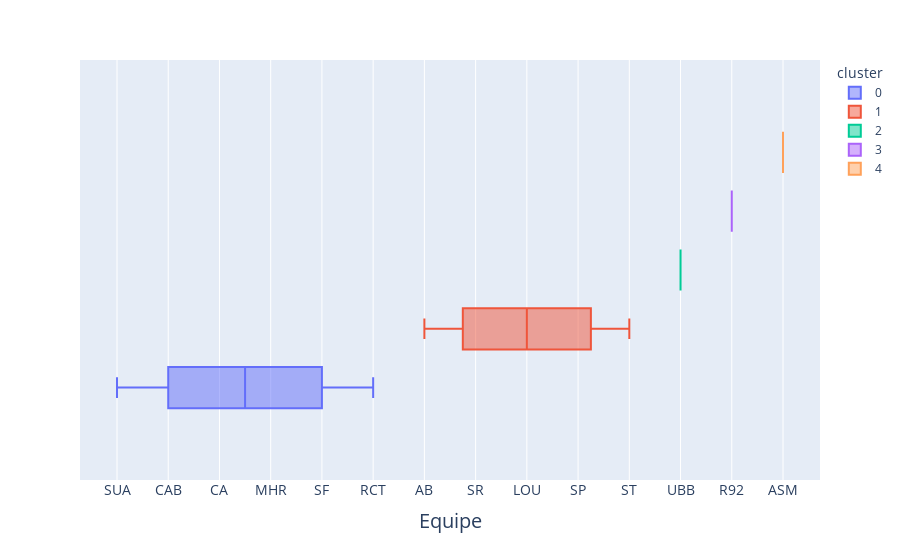
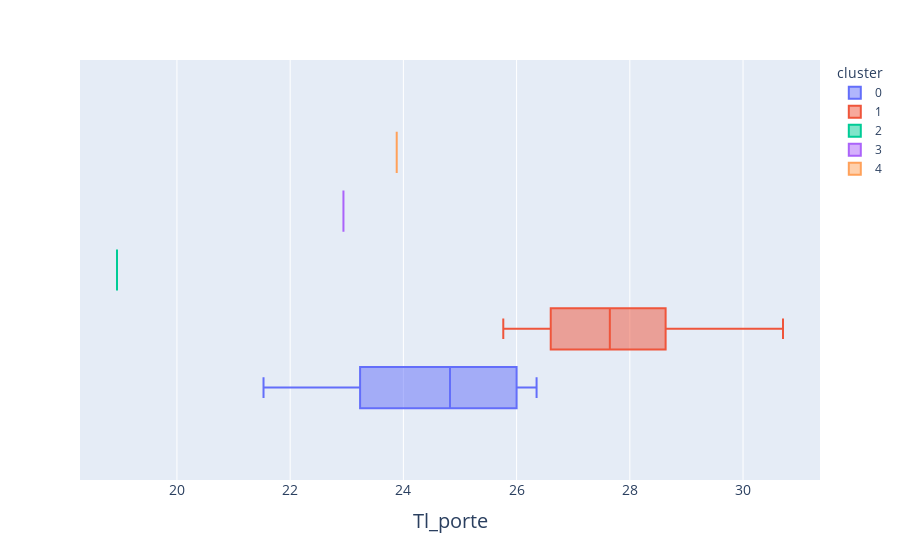
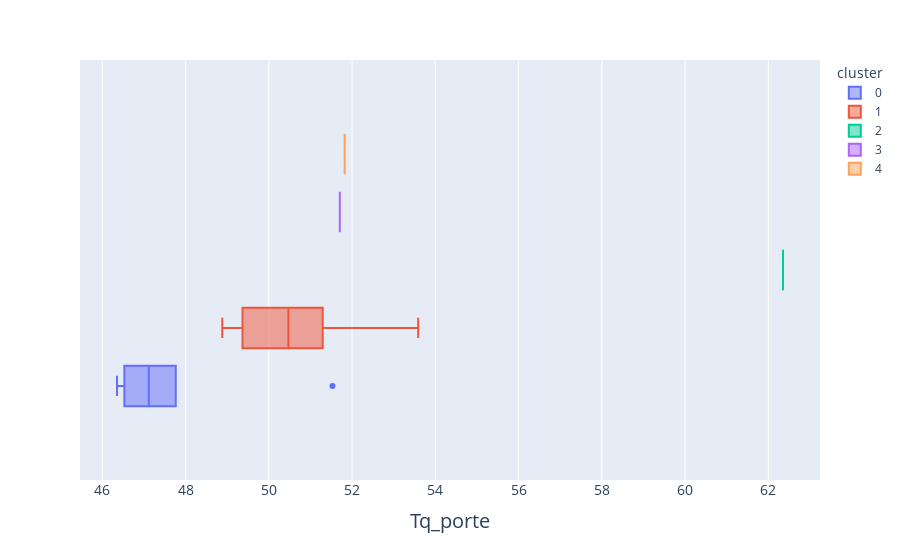
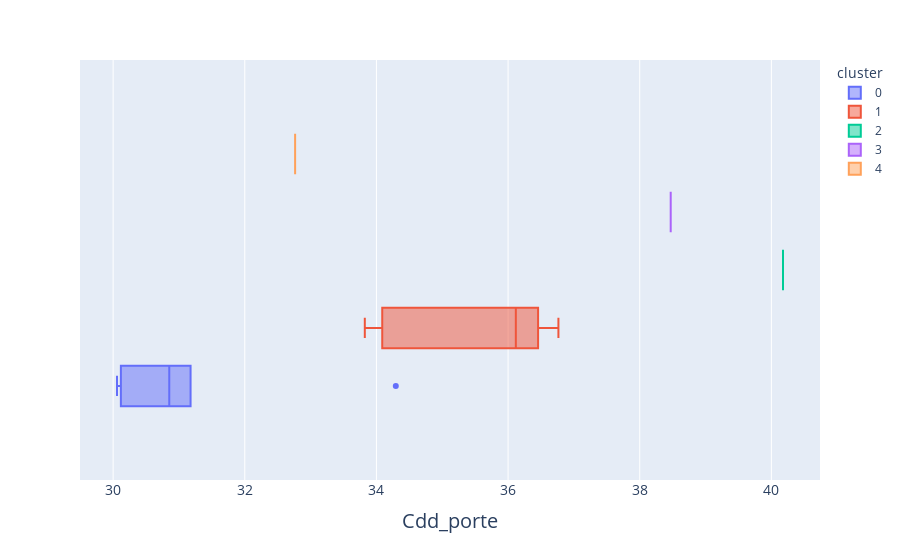

These figures' notebook cell, in order:
### Markdown cell above
### par moyenne équipe

### Code cell
for i in df_type_mean.columns : 
    dataIllu = df_type_mean.sort_values("cluster").reset_index()
    fig = px.box(dataIllu, x=i, color="cluster")
    name = i+".png"
    fig.update_layout( xaxis_title=i.capitalize())
    fig.update_layout({"paper_bgcolor": "rgba(0, 0, 0, 0)"})
    fig.update_xaxes(title_font ={"size" :20},tickfont ={"size":14})
    fig.show()

### Figure 1 — Plotly figure (JSON) as saved in the notebook; plotly's stock layout.template omitted (floating-point values rounded to 4 significant figures)
{"data": [{"alignmentgroup": "True", "hovertemplate": "cluster=0<br>equipe=%{x}<extra></extra>", "legendgroup": "0", "marker": {"color": "#636efa"}, "name": "0", "notched": false, "offsetgroup": "0", "orientation": "h", "showlegend": true, "type": "box", "x": ["SUA", "CAB", "CA", "MHR", "SF", "RCT"], "x0": " ", "xaxis": "x", "y0": " ", "yaxis": "y"}, {"alignmentgroup": "True", "hovertemplate": "cluster=1<br>equipe=%{x}<extra></extra>", "legendgroup": "1", "marker": {"color": "#EF553B"}, "name": "1", "notched": false, "offsetgroup": "1", "orientation": "h", "showlegend": true, "type": "box", "x": ["AB", "SR", "LOU", "SP", "ST"], "x0": " ", "xaxis": "x", "y0": " ", "yaxis": "y"}, {"alignmentgroup": "True", "hovertemplate": "cluster=2<br>equipe=%{x}<extra></extra>", "legendgroup": "2", "marker": {"color": "#00cc96"}, "name": "2", "notched": false, "offsetgroup": "2", "orientation": "h", "showlegend": true, "type": "box", "x": ["UBB"], "x0": " ", "xaxis": "x", "y0": " ", "yaxis": "y"}, {"alignmentgroup": "True", "hovertemplate": "cluster=3<br>equipe=%{x}<extra></extra>", "legendgroup": "3", "marker": {"color": "#ab63fa"}, "name": "3", "notched": false, "offsetgroup": "3", "orientation": "h", "showlegend": true, "type": "box", "x": ["R92"], "x0": " ", "xaxis": "x", "y0": " ", "yaxis": "y"}, {"alignmentgroup": "True", "hovertemplate": "cluster=4<br>equipe=%{x}<extra></extra>", "legendgroup": "4", "marker": {"color": "#FFA15A"}, "name": "4", "notched": false, "offsetgroup": "4", "orientation": "h", "showlegend": true, "type": "box", "x": ["ASM"], "x0": " ", "xaxis": "x", "y0": " ", "yaxis": "y"}], "layout": {"boxmode": "group", "legend": {"title": {"text": "cluster"}, "tracegroupgap": 0}, "margin": {"t": 60}, "paper_bgcolor": "rgba(0, 0, 0, 0)", "xaxis": {"anchor": "y", "domain": [0, 1], "tickfont": {"size": 14}, "title": {"font": {"size": 20}, "text": "Equipe"}}, "yaxis": {"anchor": "x", "domain": [0, 1]}}}

### Figure 2 — Plotly figure (JSON) as saved in the notebook; plotly's stock layout.template omitted (floating-point values rounded to 4 significant figures)
{"data": [{"alignmentgroup": "True", "hovertemplate": "cluster=0<br>tl_porte=%{x}<extra></extra>", "legendgroup": "0", "marker": {"color": "#636efa"}, "name": "0", "notched": false, "offsetgroup": "0", "orientation": "h", "showlegend": true, "type": "box", "x": [24, 25.65, 26.35, 23.24, 26, 21.53], "x0": " ", "xaxis": "x", "y0": " ", "yaxis": "y"}, {"alignmentgroup": "True", "hovertemplate": "cluster=1<br>tl_porte=%{x}<extra></extra>", "legendgroup": "1", "marker": {"color": "#EF553B"}, "name": "1", "notched": false, "offsetgroup": "1", "orientation": "h", "showlegend": true, "type": "box", "x": [27.94, 26.88, 27.65, 30.71, 25.76], "x0": " ", "xaxis": "x", "y0": " ", "yaxis": "y"}, {"alignmentgroup": "True", "hovertemplate": "cluster=2<br>tl_porte=%{x}<extra></extra>", "legendgroup": "2", "marker": {"color": "#00cc96"}, "name": "2", "notched": false, "offsetgroup": "2", "orientation": "h", "showlegend": true, "type": "box", "x": [18.94], "x0": " ", "xaxis": "x", "y0": " ", "yaxis": "y"}, {"alignmentgroup": "True", "hovertemplate": "cluster=3<br>tl_porte=%{x}<extra></extra>", "legendgroup": "3", "marker": {"color": "#ab63fa"}, "name": "3", "notched": false, "offsetgroup": "3", "orientation": "h", "showlegend": true, "type": "box", "x": [22.94], "x0": " ", "xaxis": "x", "y0": " ", "yaxis": "y"}, {"alignmentgroup": "True", "hovertemplate": "cluster=4<br>tl_porte=%{x}<extra></extra>", "legendgroup": "4", "marker": {"color": "#FFA15A"}, "name": "4", "notched": false, "offsetgroup": "4", "orientation": "h", "showlegend": true, "type": "box", "x": [23.88], "x0": " ", "xaxis": "x", "y0": " ", "yaxis": "y"}], "layout": {"boxmode": "group", "legend": {"title": {"text": "cluster"}, "tracegroupgap": 0}, "margin": {"t": 60}, "paper_bgcolor": "rgba(0, 0, 0, 0)", "xaxis": {"anchor": "y", "domain": [0, 1], "tickfont": {"size": 14}, "title": {"font": {"size": 20}, "text": "Tl_porte"}}, "yaxis": {"anchor": "x", "domain": [0, 1]}}}

### Figure 3 — Plotly figure (JSON) as saved in the notebook; plotly's stock layout.template omitted (floating-point values rounded to 4 significant figures)
{"data": [{"alignmentgroup": "True", "hovertemplate": "cluster=0<br>tq_porte=%{x}<extra></extra>", "legendgroup": "0", "marker": {"color": "#636efa"}, "name": "0", "notched": false, "offsetgroup": "0", "orientation": "h", "showlegend": true, "type": "box", "x": [46.35, 46.53, 47.24, 51.53, 47, 47.76], "x0": " ", "xaxis": "x", "y0": " ", "yaxis": "y"}, {"alignmentgroup": "True", "hovertemplate": "cluster=1<br>tq_porte=%{x}<extra></extra>", "legendgroup": "1", "marker": {"color": "#EF553B"}, "name": "1", "notched": false, "offsetgroup": "1", "orientation": "h", "showlegend": true, "type": "box", "x": [50.53, 50.47, 53.59, 48.88, 49.53], "x0": " ", "xaxis": "x", "y0": " ", "yaxis": "y"}, {"alignmentgroup": "True", "hovertemplate": "cluster=2<br>tq_porte=%{x}<extra></extra>", "legendgroup": "2", "marker": {"color": "#00cc96"}, "name": "2", "notched": false, "offsetgroup": "2", "orientation": "h", "showlegend": true, "type": "box", "x": [62.35], "x0": " ", "xaxis": "x", "y0": " ", "yaxis": "y"}, {"alignmentgroup": "True", "hovertemplate": "cluster=3<br>tq_porte=%{x}<extra></extra>", "legendgroup": "3", "marker": {"color": "#ab63fa"}, "name": "3", "notched": false, "offsetgroup": "3", "orientation": "h", "showlegend": true, "type": "box", "x": [51.71], "x0": " ", "xaxis": "x", "y0": " ", "yaxis": "y"}, {"alignmentgroup": "True", "hovertemplate": "cluster=4<br>tq_porte=%{x}<extra></extra>", "legendgroup": "4", "marker": {"color": "#FFA15A"}, "name": "4", "notched": false, "offsetgroup": "4", "orientation": "h", "showlegend": true, "type": "box", "x": [51.82], "x0": " ", "xaxis": "x", "y0": " ", "yaxis": "y"}], "layout": {"boxmode": "group", "legend": {"title": {"text": "cluster"}, "tracegroupgap": 0}, "margin": {"t": 60}, "paper_bgcolor": "rgba(0, 0, 0, 0)", "xaxis": {"anchor": "y", "domain": [0, 1], "tickfont": {"size": 14}, "title": {"font": {"size": 20}, "text": "Tq_porte"}}, "yaxis": {"anchor": "x", "domain": [0, 1]}}}

### Figure 4 — Plotly figure (JSON) as saved in the notebook; plotly's stock layout.template omitted (floating-point values rounded to 4 significant figures)
{"data": [{"alignmentgroup": "True", "hovertemplate": "cluster=0<br>cdd_porte=%{x}<extra></extra>", "legendgroup": "0", "marker": {"color": "#636efa"}, "name": "0", "notched": false, "offsetgroup": "0", "orientation": "h", "showlegend": true, "type": "box", "x": [34.29, 31.18, 30.12, 30.76, 30.94, 30.06], "x0": " ", "xaxis": "x", "y0": " ", "yaxis": "y"}, {"alignmentgroup": "True", "hovertemplate": "cluster=1<br>cdd_porte=%{x}<extra></extra>", "legendgroup": "1", "marker": {"color": "#EF553B"}, "name": "1", "notched": false, "offsetgroup": "1", "orientation": "h", "showlegend": true, "type": "box", "x": [36.12, 34.18, 33.82, 36.35, 36.76], "x0": " ", "xaxis": "x", "y0": " ", "yaxis": "y"}, {"alignmentgroup": "True", "hovertemplate": "cluster=2<br>cdd_porte=%{x}<extra></extra>", "legendgroup": "2", "marker": {"color": "#00cc96"}, "name": "2", "notched": false, "offsetgroup": "2", "orientation": "h", "showlegend": true, "type": "box", "x": [40.18], "x0": " ", "xaxis": "x", "y0": " ", "yaxis": "y"}, {"alignmentgroup": "True", "hovertemplate": "cluster=3<br>cdd_porte=%{x}<extra></extra>", "legendgroup": "3", "marker": {"color": "#ab63fa"}, "name": "3", "notched": false, "offsetgroup": "3", "orientation": "h", "showlegend": true, "type": "box", "x": [38.47], "x0": " ", "xaxis": "x", "y0": " ", "yaxis": "y"}, {"alignmentgroup": "True", "hovertemplate": "cluster=4<br>cdd_porte=%{x}<extra></extra>", "legendgroup": "4", "marker": {"color": "#FFA15A"}, "name": "4", "notched": false, "offsetgroup": "4", "orientation": "h", "showlegend": true, "type": "box", "x": [32.76], "x0": " ", "xaxis": "x", "y0": " ", "yaxis": "y"}], "layout": {"boxmode": "group", "legend": {"title": {"text": "cluster"}, "tracegroupgap": 0}, "margin": {"t": 60}, "paper_bgcolor": "rgba(0, 0, 0, 0)", "xaxis": {"anchor": "y", "domain": [0, 1], "tickfont": {"size": 14}, "title": {"font": {"size": 20}, "text": "Cdd_porte"}}, "yaxis": {"anchor": "x", "domain": [0, 1]}}}
